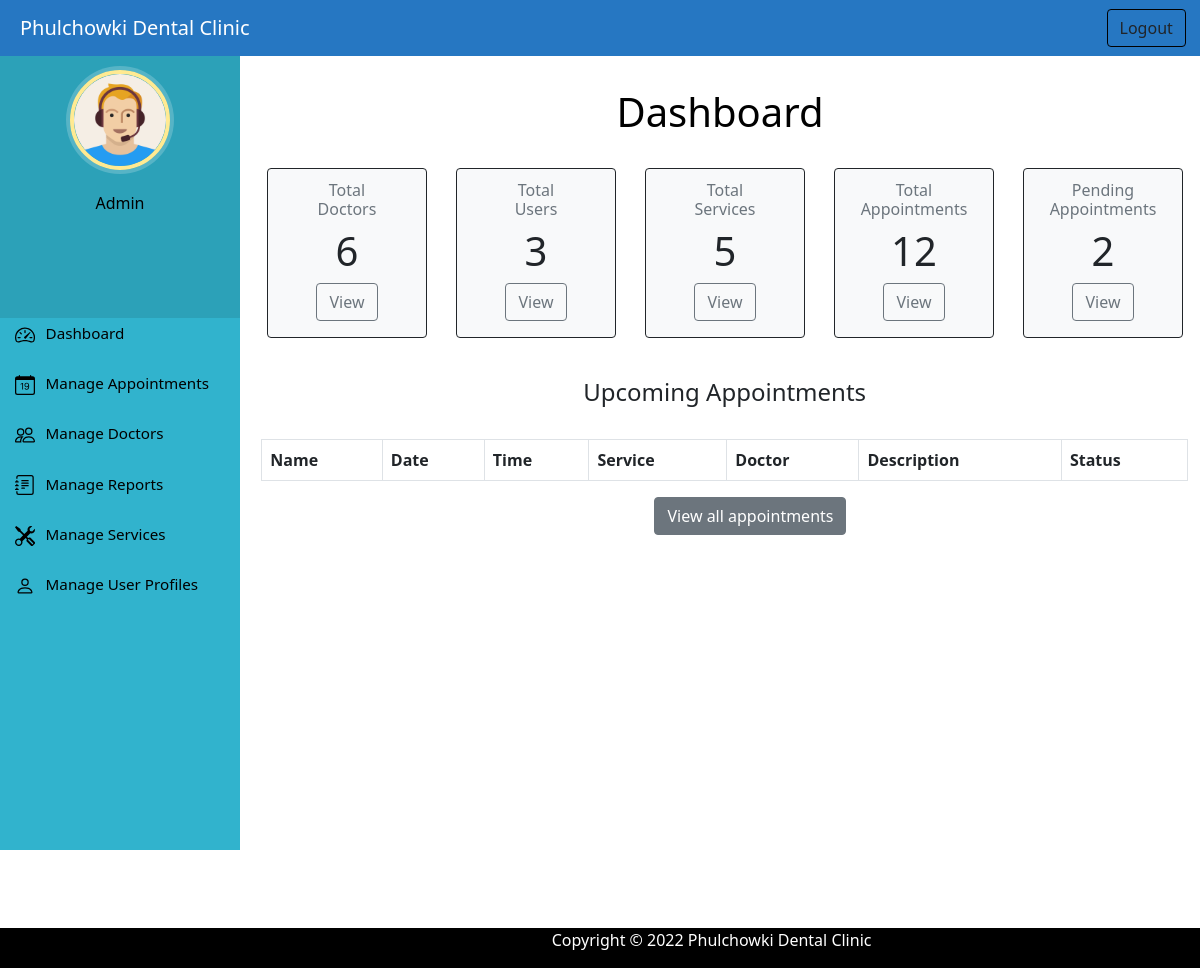
Page /admindashboard (signed in) on the earlier database version.
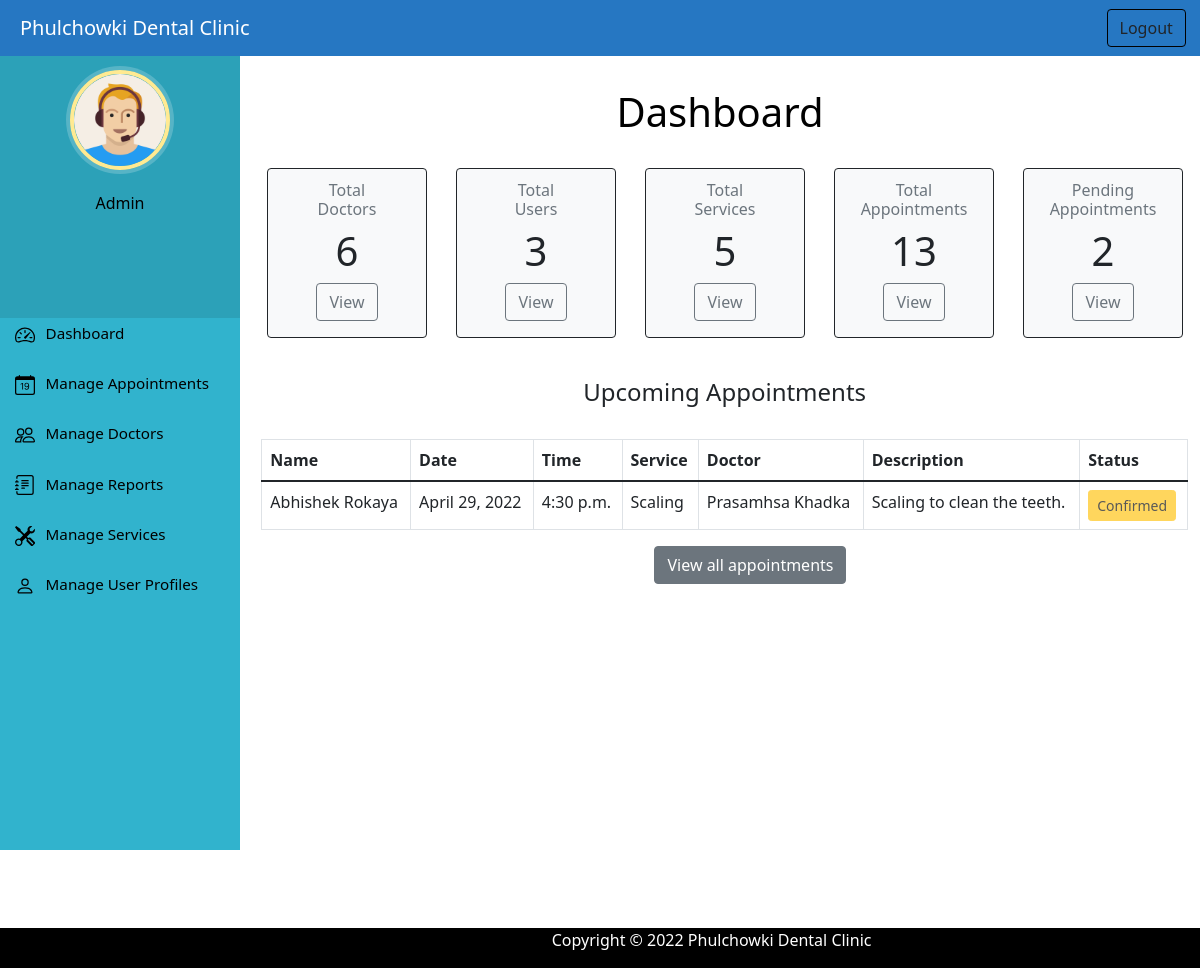
Same page on the later database version.
### home/models.py (models this page shows, shortened)
class Appointment(models.Model):
    patientUser = models.ForeignKey(PatientUser, blank=False, null=False, on_delete=models.CASCADE)
    doctor = models.ForeignKey(Doctor, blank=False, null=False, on_delete=models.CASCADE)
    service = models.ForeignKey(Service, blank=False, null=False, on_delete=models.CASCADE)
    date = models.DateField()
    time = models.TimeField()
    description = models.TextField()
    status = models.IntegerField('Status', default=0)

class PatientUser(models.Model):
    user=models.OneToOneField(User, null=True, blank=False,on_delete=models.CASCADE)
    date_of_birth = models.DateField()
    phone_number = models.CharField(max_length=15)
    address = models.CharField(max_length=50)
    profile_picture = models.ImageField(upload_to='profile_pic/user_profile_pic/', default='img/defaultuser.png')
    def __str__(self):
        return self.user.first_name+" "+self.user.last_name

class Service(models.Model):
    service_name = models.CharField('Service',max_length=50)
    cost = models.IntegerField()
    description = models.TextField()
    def __str__(self):
        return self.service_name

class Doctor(models.Model):
    full_name = models.CharField(max_length=100)
    qualification = models.CharField(max_length=50)
    date_of_birth = models.DateField()
    email = models.EmailField(max_length=100)
    phone_number = models.CharField(max_length=15)
    address = models.CharField(max_length=50)
    profile_picture = models.ImageField(upload_to='profile_pic/doctor_profile_pic/',null=True,blank=True)
    experience = models.CharField(max_length=10, default="1 year")
    def __str__(self):
        return self.full_name

### home/views.py (the view)
# urls.py: path('admindashboard', views.admindashboard,name='admindashboard'),
@login_required(login_url='/adminlogin') #Decorators for authentication
@user_passes_test(is_admin) #Checking if the user is admin or not
def admindashboard(request):
    appointment=Appointment.objects.all().order_by('-id').filter(status=1)
    doctorcount=Doctor.objects.all().count()
    patientcount=PatientUser.objects.all().count()
    servicecount=Service.objects.all().count()
    appointmentcount = Appointment.objects.all().filter(status__gte=1).count()
    pendingappointmentcount = Appointment.objects.all().filter(status=0).count()
    mydict={
    'appointment':appointment,
    'doctorcount':doctorcount,
    'patientcount': patientcount,
    'servicecount': servicecount,
    'appointmentcount':appointmentcount,
    'pendingappointmentcount':pendingappointmentcount,
    }
    return render(request,'admindashboard.html', context=mydict)

### home/views.py (called while the page is built)
def is_admin(user):
    return user.groups.filter(name='ADMIN').exists()

### templates/admindashboard.html (shortened to what this page needs)
{% extends 'adminbase.html' %}
{% load static %}
{% block content %}
<h1 class="text-center" style="margin-top: 40px; color: black;">Dashboard</h1>
<br>
<div style="width: 100%; height: 100%;">
  <div class="container">
    <div class="row">
      <div class="col" style="margin-bottom: 40px; margin-left: 15px;">
        <div class="card bg-light border-dark" style="width: 10rem;">
          <div class="card-body" style="text-align: center;">
            <h6 class="card-subtitle mb-2 text-muted">Total<br>Doctors</h6>
            <h1 class="card-title">{{doctorcount}}</h1>
            <a href="/admin_view_doctors" class="btn btn-outline-secondary">View</a>
          </div>
        </div>
      </div>
      <div class="col" style="margin-bottom: 40px;">
        <div class="card bg-light border-dark" style="width: 10rem;">
          <div class="card-body" style="text-align: center;">
            <h6 class="card-subtitle mb-2 text-muted">Total<br>Users</h6>
            <h1 class="card-title">{{patientcount}}</h1>
            <a href="/admin_view_users" class="btn btn-outline-secondary">View</a>
          </div>
        </div>
      </div>
      <div class="col" style="margin-bottom: 40px;">
        <div class="card bg-light border-dark" style="width: 10rem;">
          <div class="card-body" style="text-align: center;">
            <h6 class="card-subtitle mb-2 text-muted">Total<br>Services</h6>
            <h1 class="card-title">{{servicecount}}</h1>
            <a href="/admin_view_services" class="btn btn-outline-secondary">View</a>
          </div>
        </div>
      </div>
      <div class="col" style="margin-bottom: 40px;">
        <div class="card bg-light border-dark" style="width: 10rem;">
          <div class="card-body" style="text-align: center;">
            <h6 class="card-subtitle mb-2 text-muted">Total Appointments</h6>
            <h1 class="card-title">{{appointmentcount}}</h1>
            <a href="/admin_view_appointment" class="btn btn-outline-secondary">View</a>
          </div>
        </div>
      </div>
      <div class="col" style="margin-bottom: 40px;">
        <div class="card bg-light border-dark" style="width: 10rem;">
          <div class="card-body" style="text-align: center;">
            <h6 class="card-subtitle mb-2 text-muted">Pending Appointments</h6>
            <h1 class="card-title">{{pendingappointmentcount}}</h1>
            <a href="/admin_approve_appointment" class="btn btn-outline-secondary">View</a>
          </div>
        </div>
      </div>
    </div>
        <div style="margin-left:1%; ">
          <div class="panel-heading" style="text-align:center;">
            <h4 class="panel-title">Upcoming Appointments</h4><br>
          </div>
          <table class="table table-bordered">
            <thead >
            <tr>
              <th>Name</th>
              <th>Date</th>
              <th>Time</th>
              <th>Service</th>
              <th>Doctor</th>
              <th>Description</th>
              <th>Status</th>
            </tr>
          </thead>
          {% for a in appointment %}
          <tr>
            <td> {{a.patientUser}}</td>
            <td>{{a.date}}</td>
            <td>{{a.time}}</td>
            <td>{{a.service}}</td>
            <td>{{a.doctor}}</td>
            <td>{{a.description}}</td>
            <td> <button class="btn btn-sm btn-warning" disabled data-bs-toggle="button" >Confirmed</button></td>
          </tr>
          {% endfor %}
          </table>
        </div>
        <a type="button" class="btn btn-secondary" href="/admin_view_appointment" style="margin-left: 43%;" >View all appointments</a>
      </div>
    </div>
  {% endblock content %}

Differences in the rows shown:
added Appointment: patientUser "Abhishek Rokaya", date "April 29, 2022", time "4:30 p.m.", service "Scaling", doctor "Prasamhsa Khadka", description "Scaling to clean the teeth."
Other differences:
{{ appointmentcount }}: "12" → "13"
